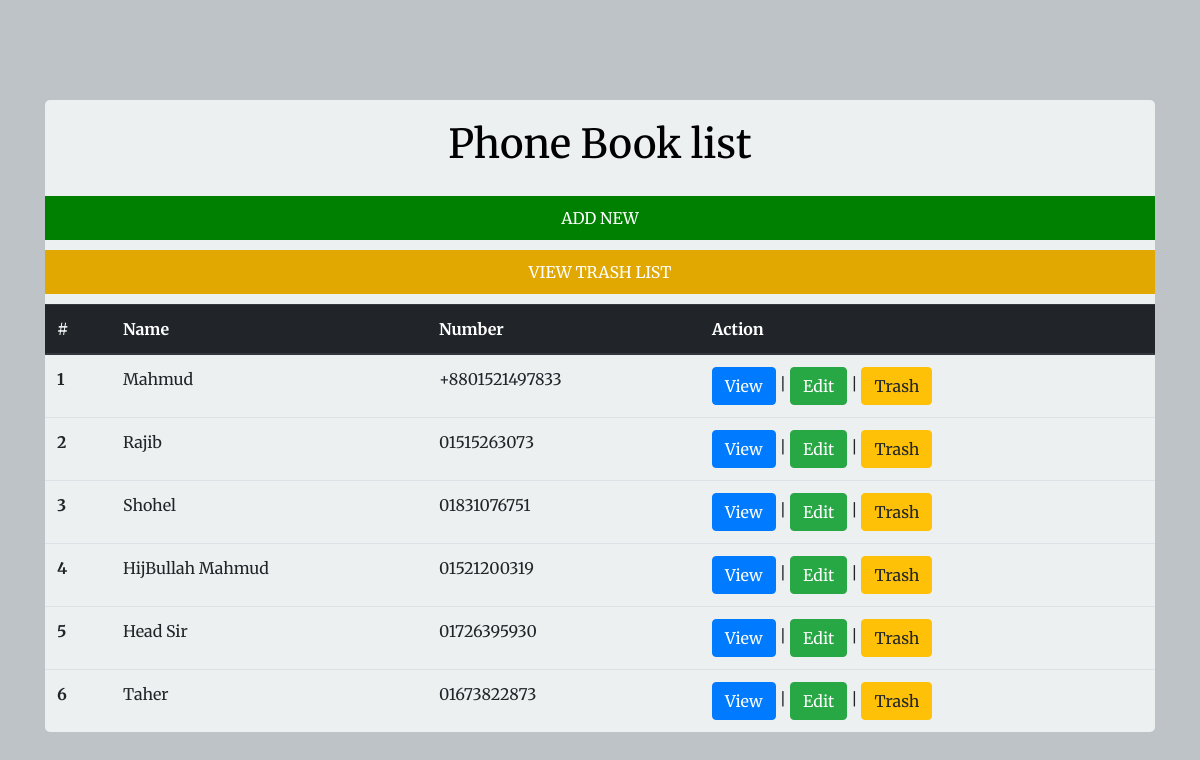
The page /views/phonebook/index.php on the database its author committed.
### tables this page shows
CREATE TABLE `users` (
  `id` int(255) NOT NULL,
  `name` varchar(255) NOT NULL,
  `number` varchar(255) NOT NULL,
  `create_at` timestamp NOT NULL DEFAULT CURRENT_TIMESTAMP,
  `edit_at` date NOT NULL DEFAULT '0000-00-00',
  `delete_at` timestamp NOT NULL DEFAULT '0000-00-00 00:00:00'
);

### src/Admin/PhoneBook/Crud.php (called while the page is built, shortened)
<?php
class Crud
{
    public function showAll(){
        try {
            $pdo = new PDO('mysql:host=localhost;dbname=phonebook', 'root', '');
            $query="SELECT * FROM `users` WHERE `edit_at`=0";
            $stmt = $pdo->prepare($query);
            $stmt->execute();
            $values=$stmt->fetchAll();
            return $values;
        } catch(PDOException $e) {
            echo 'Error: ' . $e->getMessage();
        }
    }
}

### views/phonebook/index.php (the view, shortened to what this page needs)
<!doctype html>
<html lang="en">
<head>
    <link rel="stylesheet" href="https://maxcdn.bootstrapcdn.com/bootstrap/4.0.0-beta.2/css/bootstrap.min.css"
>
    <link rel="stylesheet" href="../../css/style.css">
</head>
<body>
<?php
include_once '../../src/Admin/PhoneBook/Crud.php';
$crud = new Crud();
$viewAll = $crud->showAll();
?>
<div class="phonebook-area">
    <div class="container">
        <div class="phone-book">
            <h1>Phone Book list</h1>
            <?php
            if (!empty($viewAll)) {
                ?>
                <a href="create.php">Add New</a>
                <a href="trash.php.">View Trash list</a>
                <table class="table table-hover">
                    <thead class="thead-dark    ">
                    <tr>
                        <th scope="col">#</th>
                        <th scope="col">Name</th>
                        <th scope="col">Number</th>
                        <th scope="col">Action</th>
                    </tr>
                    </thead>
                    <tbody>
                    <?php
                    $row = 0;
                    foreach ($viewAll as $view) {
                        $row++;
                        ?>
                        <tr>
                            <th scope="row"><?php echo $row; ?></th>
                            <td><?php echo $view['name']; ?></td>
                            <td><?php echo $view['number']; ?></td>
                            <td>
                                <button id="viewBtn" value="<?php echo $view['id']; ?>" type="button" class="btn btn-primary modal-id" data-toggle="modal"
                                        data-target="#exampleModal">
                                    View
                                </button>
                                | <a class="btn btn-success" href="edit.php?id=<?php echo $view['id']; ?>">Edit</a>
                                | <a class="btn btn-warning"
                                     href="trash-store.php?id=<?php echo $view['id']; ?>">Trash</a>
                            </td>
                        </tr>
                    <?php } ?>
                    </tbody>
                </table>
            <?php } else { ?>
                <a href="create.php">Add New</a>
                <a href="trash.php.">View Trash list</a>
                <?php
            }
            ?>
        </div>
    </div>
</div>
</body>
</html>

### css/style.css (style rules this page uses)
body { background-color: #bdc3c7; font-family: 'Merriweather', serif; }
.phone-book { margin-top: 100px; background-color: #ecf0f1; border-radius: 5px; position: relative; }
.phone-book h1 { padding: 20px 0px; text-align: center; color: black; }
.phone-book > a { display: block; text-transform: uppercase; text-align: center; margin-bottom:10px; width: 100%; padding: 10px 0px; color: white; background-color: green; transition: 1s; }
.phone-book > a+a { background-color: #E0A800; }

### rows shown on the page
users: name "Mahmud", number "+8801521497833", $view['id'] 21 (drawn)
users: name "Rajib", number "01515263073", $view['id'] 22 (drawn)
users: name "Shohel", number "01831076751", $view['id'] 23 (drawn)
users: name "HijBullah Mahmud", number "01521200319", $view['id'] 25 (drawn)
users: name "Head Sir", number "01726395930", $view['id'] 26 (drawn)
users: name "Taher", number "01673822873", $view['id'] 28 (drawn)
